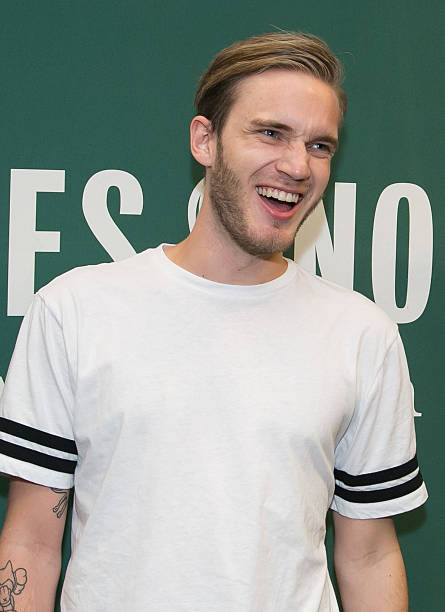
#> input picture TestImages/1.jpg, 445 x 612 px, found by its file name
$ python FinalTester.py
#> lines starting #> are read from the running program, lines starting #| are printed output that depends on the picture
### faceRecognition.py
import cv2
import os
import numpy as np

#This module contains all common functions that are called in FinalTester.py file


#Given an image below function returns rectangle for face detected alongwith gray scale image
def faceDetection(test_img):
    gray_img=cv2.cvtColor(test_img,cv2.COLOR_BGR2GRAY)#convert color image to grayscale
    face_haar_cascade=cv2.CascadeClassifier('C:/project/Haar_Cascade/haarcascade_frontalface_default.xml')#Load haar classifier
    faces=face_haar_cascade.detectMultiScale(gray_img,scaleFactor=1.32,minNeighbors=5)#detect MultiScale returns rectangles

    return faces,gray_img

#Given a directory below function returns part of gray_img which is face alongwith its label/ID
def labels_for_training_data(directory):
    faces=[]
    faceID=[]

    for path,subdirnames,filenames in os.walk(directory):
        for filename in filenames:
            if filename.startswith("."):
                print("Skipping system file")#Skipping files that start with .
                continue

            id=os.path.basename(path)#fetching subdirectory names
            img_path=os.path.join(path,filename)#fetching image path
            print("img_path:",img_path)
            print("id:",id)
            test_img=cv2.imread(img_path)#loading each image one by one
            if test_img is None:
                print("Image not loaded properly")
                continue
            faces_rect,gray_img=faceDetection(test_img)#Calling faceDetection function to return faces detected in particular image
            if len(faces_rect)!=1:
               continue #Since we are assuming only single person images are being fed to classifier
            (x,y,w,h)=faces_rect[0]
            roi_gray=gray_img[y:y+w,x:x+h]#cropping region of interest i.e. face area from grayscale image
            faces.append(roi_gray)
            faceID.append(int(id))
    return faces,faceID


#Below function trains haar classifier and takes faces,faceID returned by previous function as its arguments
def train_classifier(faces,faceID):
    face_recognizer=cv2.face.LBPHFaceRecognizer_create()
    face_recognizer.train(faces,np.array(faceID))
    return face_recognizer

#Below function draws bounding boxes around detected face in image
def draw_rect(test_img,face):
    (x,y,w,h)=face
    cv2.rectangle(test_img,(x,y),(x+w,y+h),(255,0,0),thickness=5)

#Below function writes name of person for detected label
def put_text(test_img,text,x,y):
    cv2.putText(test_img,text,(x,y),cv2.FONT_HERSHEY_DUPLEX,1,(255,0,0),2)

### FinalTester.py
import cv2
import os
import numpy as np
import faceRecognition as fr


#This module takes images stored in disk and performs face recognition
test_img=cv2.imread('C:/project/TestImages/1.jpg')#test_img path
#> test_img is the input picture: shape (612, 445, 3); mean B, G, R 150.3, 157.3, 151.6
faces_detected,gray_img=fr.faceDetection(test_img)
#> in faceDetection, `gray_img=cv2.cvtColor(test_img,cv2.COLOR_BGR2GRAY)#convert color image..`:
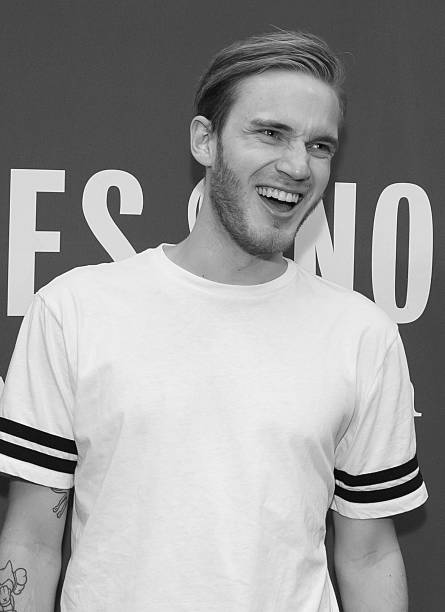
#> gray_img: shape (612, 445); min 0, max 255, mean 154.8
#> in faceDetection, `faces=face_haar_cascade.detectMultiScale(gray_img,scaleFactor=1.32,min..`: faces = [[215, 82, 148, 148]]
#> faces_detected = [[215, 82, 148, 148]]
print("faces_detected:",faces_detected)
#| faces_detected: [[215  82 148 148]]


#Comment these lines when running this program second time.Since it saves training.yml file in directory
faces,faceID=fr.labels_for_training_data('trainingImages')
#> pass 2 of the loop in labels_for_training_data, `for path,subdirnames,filenames in os.walk(directory):`:
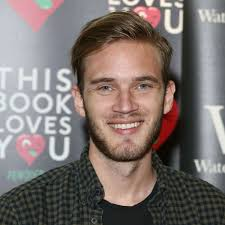
#> input picture trainingImages/0/download (1).jfif, 225 x 225 px
#> in labels_for_training_data, test_img is the input picture: shape (225, 225, 3); mean B, G, R 110.8, 114.3, 124.8
#> in faceDetection (call 2), `gray_img=cv2.cvtColor(test_img,cv2.COLOR_BGR2GRAY)#convert color image..`:
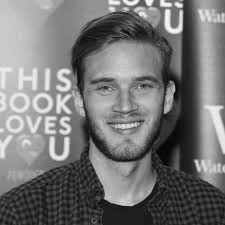
#> gray_img: shape (225, 225); min 1, max 253, mean 117.1
#> faces = [[76, 49, 98, 98]]
#> x = 76; y = 49; w = 98
#> in labels_for_training_data, `roi_gray=gray_img[y:y+w,x:x+h]#cropping region of interest i.e. face a..`:
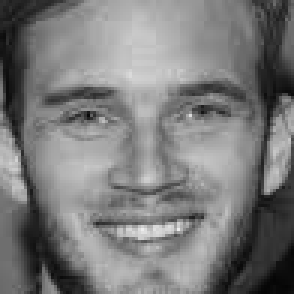
#> roi_gray: shape (98, 98) (shown 3 times larger); min 5, max 237, mean 122.4
face_recognizer=fr.train_classifier(faces,faceID)
#> (the run stopped early here; a loop or call above may not have finished)
